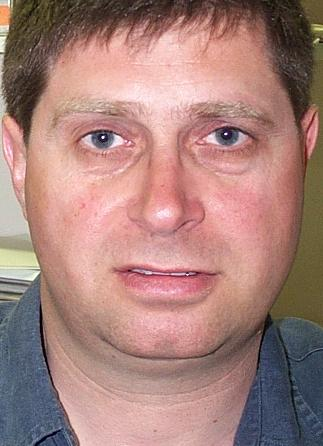
%> input picture Dataset/Training/1/image_0001.jpg, 323 x 446 px; its folder holds only this picture in this run
$ octave --eval "result = BayesianClassifier;"   (GNU Octave 9; MATLAB toolbox functions it lacks are replaced by stand-ins)
%> lines starting %> are read from the running program, lines starting %| are printed output that depends on the picture
### Task5/readImage.m
function [NumberOfImages] = readImage(Input_directory,filenamePar)

Images=[];
imagesSum=zeros(50,50);
NumberOfImages=zeros(28,1);
fileResult=[;];
numOfImages=0;
for i = 1:28
    tmp=Input_directory;
    tmp=strcat(tmp,'\');
    tmp=strcat(tmp,num2str(i));
    filenames = dir(fullfile(tmp, '*.jpg'));
    num_images = length(filenames);
    NumberOfImages(i,1)=num_images;
    for j = 1:num_images
        numOfImages=numOfImages+1;
    filename = fullfile(tmp, filenames(j).name);
    image = imread(filename);
    GImg = rgb2gray(image);
    [h,w] = size(GImg);
    n = h*w;
    newImage = reshape(GImg,1,n);
    meanResult=Mean(newImage,n);
    variance=Variance(newImage,n,meanResult);
    standardDev=StandardDev(variance);
    smoth=Smoothness(variance);
    skewness=Skewness(newImage,n,meanResult,standardDev);
    kurtosis=Kurtosis(newImage,n,meanResult,standardDev);
    uniformity=Uniformity(newImage,n);
    entropy=Entropy(newImage,n);
    %%%%%%%%%%%%%%%%%%%%%%%%%%%%%%%%%%%%%%%%%%  GLCM features
    MatrixGLCM=GLCM(image);
    contrastGLCM=ContrastGLCM(MatrixGLCM);
    energyGLCM=EnergyGLCM(MatrixGLCM);
    entopyGLCM=EntropyGLCM(MatrixGLCM);
    homogeneityGLCM=HomogeneityGLCM(MatrixGLCM);
    %%%%%%%%%%%%%%%%%%%%%%%%%%%%%%%%%%%%%%%%%%%%%% save results
    r=[i meanResult variance standardDev smoth skewness kurtosis uniformity entropy contrastGLCM energyGLCM entopyGLCM homogeneityGLCM];
    fileResult=[fileResult;r];
    %%%%%%%%%%%%%%%%%%%%%%%%%%%%%%%%
    GImg = imresize(image,[50 50]);
    GImg = rgb2gray(GImg);
    ImgTmp=double(GImg);
    newImage2 = reshape(GImg,2500,1);
    Images=[Images newImage2];
    imagesSum=imagesSum+ImgTmp;
    end
end

if(isequal(filenamePar,'training_images.xlsx'))
imagesSum=imagesSum/(275);
imagesSum=uint8(imagesSum);
% figure
% imshow(imagesSum);
meanAdjustedDataset=ImagesMean(Images);
meanAdjustedDataset=meanAdjustedDataset';
xlswrite('meanFace.xlsx',imagesSum);
[FinalData]=calcTrainingPCAs(meanAdjustedDataset);
else
    meanF = xlsread('meanFace.xlsx');
    meanF = reshape(meanF,2500,1);
    meanAdjustedDataset=[];
    Images=double(Images);
    meanF=double(meanF);
    for k=1:174
     q=Images(:,k)- meanF(:,1);
     meanAdjustedDataset=[meanAdjustedDataset q];
    end
eigenVectors = xlsread('training_eigenVectors.xlsx');
FinalData=eigenVectors'*meanAdjustedDataset;
FinalData=FinalData';
end
[h w]=size(FinalData);
finalResult=[];
for i=1 : numOfImages
    imageFeature1=fileResult(i,:);
    imageFeature2=FinalData(i,:);
   features=[imageFeature1 imageFeature2];
    finalResult=[finalResult; features];
end
    xlswrite(filenamePar,finalResult);
end

### Task5/Mean.m
function [result] = Mean(image,len)
sum=[0];
image=double(image);
for i =1:len
sum(1,1)=sum(1,1)+image(i);
end
result=sum(1,1)/len;
end

### Task5/Variance.m
function [result] = Variance(image,len,mean)
sum=[0];
image=double(image);
for i=1:len
x=image(i)-mean;
y=x*x;
sum(1,1)=sum(1,1)+y;
end
result=sum(1,1)/len;
end

### Task5/StandardDev.m
function [res] = StandardDev(var)
res=sqrt(var);
end

### Task5/Smoothness.m
function [result] = Smoothness(VarianceValue)
x=1+VarianceValue;
result=1-(1/x);
end

### Task5/Skewness.m
function [result] = Skewness(image,len,mean,StandardDevValue)
sum=[0];
image=double(image);
for i=1:len
x=image(i)-mean;
y=x.^3;
sum(1,1)=sum(1,1)+y;
end
z=len*(StandardDevValue.^3);
result=sum(1,1)/z;

end

### Task5/Kurtosis.m
function [result] = Kurtosis(image,len,mean,StandardDevValue)
sum=[0];
image=double(image);
for i =1:len
x=image(i)-mean;
y=x.^4;
sum(1,1)=sum(1,1)+y;
end
z=len*(StandardDevValue.^4);
result=(sum(1,1)/z)-3;

end

### Task5/Uniformity.m
function [result] = Uniformity(image,len)
sum=[0];
uniquePixelCount=1;
image=double(image);
uniquePixelsOccure=zeros(256);
finalPixels=zeros(256);
for i =1:len
pixel=image(i)+1;
if(uniquePixelsOccure(pixel)==0)
    finalPixels(uniquePixelCount)=pixel;
    uniquePixelCount=uniquePixelCount+1;
end
uniquePixelsOccure(pixel)=uniquePixelsOccure(pixel)+1;
end
uniquePixelCount=uniquePixelCount-1;
for i =1:uniquePixelCount
pixel=finalPixels(i);
pixelCount=uniquePixelsOccure(pixel);
ans=(pixelCount/len).^2;
sum(1,1)=sum(1,1)+ans;
end
result=sum(1,1);
end

### Task5/Entropy.m
function [result] = Entropy(image,len)
sum=[0];
uniquePixelCount=1;
image=double(image);
uniquePixelsOccure=zeros(256);
finalPixels=zeros(256);
for i =1:len
pixel=image(i)+1;
if(uniquePixelsOccure(pixel)==0)
    finalPixels(uniquePixelCount)=pixel;
    uniquePixelCount=uniquePixelCount+1;
end
uniquePixelsOccure(pixel)=uniquePixelsOccure(pixel)+1;
end
uniquePixelCount=uniquePixelCount-1;
for i =1:uniquePixelCount
pixel=finalPixels(i);
pixelCount=uniquePixelsOccure(pixel);
ans=(pixelCount/len);
ansLog=log2(ans);
sum(1,1)=sum(1,1)+(ans*ansLog);
end
result=sum(1,1)*-1;
end

### Task5/GLCM.m
function glcm= GLCM( Image )

   [H W L]=size(Image);
  if(L==3)
 Image=rgb2gray(Image);
  end;
 Image=mod(Image,8);
  Image=Image+1;
 glcm=zeros(8,8);
 SpatialRelation=[0;1];
  for h=1:H
      for w=1:W
          newH=SpatialRelation(1)+h;
          newW=SpatialRelation(2)+w;
         if newH<=H&&newW<=W
         glcmH=Image(h,w);
         glcmW=Image(newH,newW);
         glcm(glcmH,glcmW)=glcm(glcmH,glcmW)+1;
         end
      end
  end;
  glcm=glcm+glcm.';
  glcm=glcm./sum(sum(glcm));
end

### Task5/ContrastGLCM.m
function [result] = ContrastGLCM(matrix)
[h w]=size(matrix);
sum=[0];
for i =1:h
  for j=1:w
  x=i-j;
  y=x*x;
  z=y*matrix(i,j);
  sum(1,1)=sum(1,1)+z;
  end
end
result=sum(1,1);
end

### Task5/EnergyGLCM.m
function [result] = EnergyGLCM(matrix)
[h w]=size(matrix);
sum=[0];
for i =1:h
  for j=1:w
  z=matrix(i,j)*matrix(i,j);
  sum(1,1)=sum(1,1)+z;
  end
end
result=sum(1,1);


end

### Task5/EntropyGLCM.m
function [result] = EntropyGLCM(matrix)
[h w]=size(matrix);
sum=[0];
for i =1:h
  for j=1:w
      if(matrix(i,j)~=0)
  z=matrix(i,j)*log2(matrix(i,j));
  sum(1,1)=sum(1,1)+z;
      end
  end
end
result=sum(1,1)*-1;
end

### Task5/HomogeneityGLCM.m
function [result] = HomogeneityGLCM(matrix)
[h w]=size(matrix);
sum=[0];
for i =1:h
  for j=1:w
  x=1+abs(i-j);
  z=matrix(i,j)/x;
  sum(1,1)=sum(1,1)+z;
  end
end
result=sum(1,1);
end

### Task5/ImagesMean.m
function [out] = ImagesMean(Images)
mean=zeros(2500);
mx=zeros(2500);
Images=double(Images);
[h w]=size(Images);

for i = 1:h
    q=0.0;
    for j = 1:w
      q=q+Images(i,j);
    end
    mean(i)=(q/w);
end

for i = 1:h
    tmp=-1e9;
    for j = 1:w
        out(i,j)=Images(i,j)-mean(i);
        if(out(i,j)>tmp)
            tmp=out(i,j);
        end
    end
    mx(i)=tmp;
end

% [5 lines of commented-out code are left out]

end

### Task5/calcTrainingPCAs.m
function [ FinalData] = calcTrainingPCAs(meanAdjustedDataset)
CovarianceMatrix= (meanAdjustedDataset'*meanAdjustedDataset)/274;
[eigenVector ,eigenValue]=eig(CovarianceMatrix);
ediagonal = diag(eigenValue);
orderedVectors=SortEigen(eigenVector,eigenValue);
ediagonalSorted = sort(ediagonal,'descend');
finalEigenVectors=getPCs(ediagonalSorted ,orderedVectors);
xlswrite('training_eigenVectors.xlsx',finalEigenVectors);
FinalData=finalEigenVectors'*meanAdjustedDataset';
FinalData=FinalData';
end

### Task5/BayesianClassifier.m
function [accuracy] = BayesianClassifier(  )
%UNTITLED3 Summary of this function goes here
%   Detailed explanation goes here
%
PriorProbability=readImage('F:\4th year\First semester\Pattern recognition\Labs\Lab5\Task3\Final Images\Training','training_images.xlsx'); %directory for training images
%> in readImage, image is the input picture: size 446x323x3 uint8; mean R, G, B 166.9, 129.2, 123
%> in readImage, `GImg = rgb2gray(image);`:
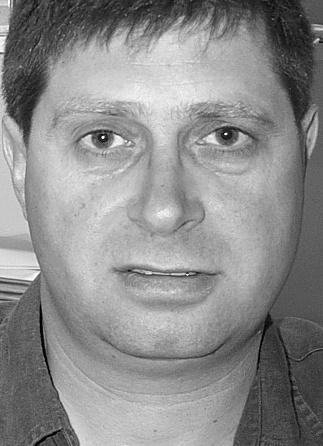
%> GImg: size 446x323 uint8; min 1, max 253, mean 139.7
%> in Mean, `result=sum(1,1)/len;`: result = 139.7
%> the loop in Variance, `for i=1:len` made 144058 passes
%> (x, y) on passes 1 to 3: (48.26, 2329.4), (62.26, 3876.8), (61.26, 3753.3)
%> in Variance, `result=sum(1,1)/len;`: result = 2490.7
%> in StandardDev, `res=sqrt(var);`: res = 49.91
%> in Smoothness, `x=1+VarianceValue;`: x = 2491.7
%> in Smoothness, `result=1-(1/x);`: result = 1
%> the loop in Skewness, `for i=1:len` made 144058 passes
%> (x, y) on passes 1 to 3: (48.26, 112427.6), (62.26, 241386.8), (61.26, 229942.1)
%> in Skewness, `z=len*(StandardDevValue.^3);`: z = 1.79e+10
%> in Skewness, `result=sum(1,1)/z;`: result = -0.384
%> the loop in Kurtosis, `for i =1:len` made 144058 passes
%> (x, y) on passes 1 to 3: (48.26, 5426220.3), (62.26, 15029734.3), (61.26, 14087200)
%> in Kurtosis, `z=len*(StandardDevValue.^4);`: z = 8.94e+11
%> in Kurtosis, `result=(sum(1,1)/z)-3;`: result = -0.897
%> the loop in Uniformity, `for i =1:len` made 144058 passes
%> pixel on passes 1 to 12: 189, 203, 202, 210, 223, 200, 169, 170, 176, 183, 180, 167
%> after the loop in Uniformity, `for i =1:len`:
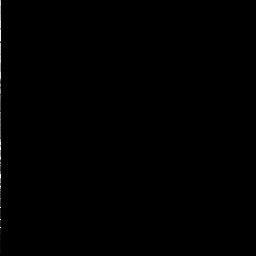
%> finalPixels: size 256x256 double; min 0, max 254, mean 0.5
%> after the loop in Uniformity, `for i =1:len`: uniquePixelCount = 254
%> in Uniformity, `uniquePixelCount=uniquePixelCount-1;`: uniquePixelCount = 253
%> the loop in Uniformity, `for i =1:uniquePixelCount` made 253 passes
%> (pixel, pixelCount, ans) on passes 1 to 3: (189, 1332, 8.55e-05), (203, 807, 3.14e-05), (202, 936, 4.22e-05)
%> in Uniformity, `result=sum(1,1);`: result = 0.00379
%> the loop in Entropy, `for i =1:len` made 144058 passes
%> in GLCM, `Image=mod(Image,8);`:
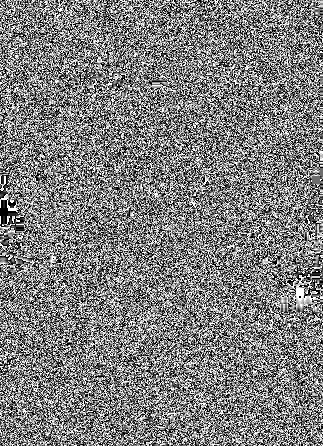
%> Image: size 446x323 uint8; min 0, max 7, mean 3.49; drawn with min black and max white
%> in readImage, `GImg = imresize(image,[50 50]);`:
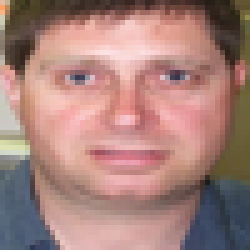
%> GImg: size 50x50x3 uint8 (shown 5 times larger); mean R, G, B 166.9, 129.1, 123
%> in readImage, `GImg = rgb2gray(GImg);`:
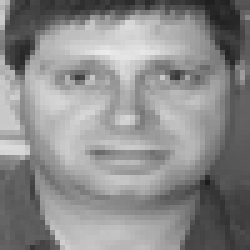
%> GImg: size 50x50 uint8 (shown 5 times larger); min 28, max 234, mean 139.7
%> in readImage, `imagesSum=imagesSum/(275);`:
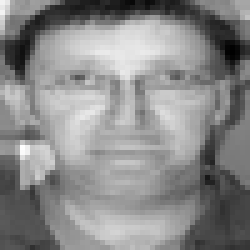
%> imagesSum: size 50x50 double (shown 5 times larger); min 0.215, max 1.6, mean 0.966; drawn with min black and max white
%> in calcTrainingPCAs, `CovarianceMatrix= (meanAdjustedDataset'*meanAdjustedDataset)/274;`:
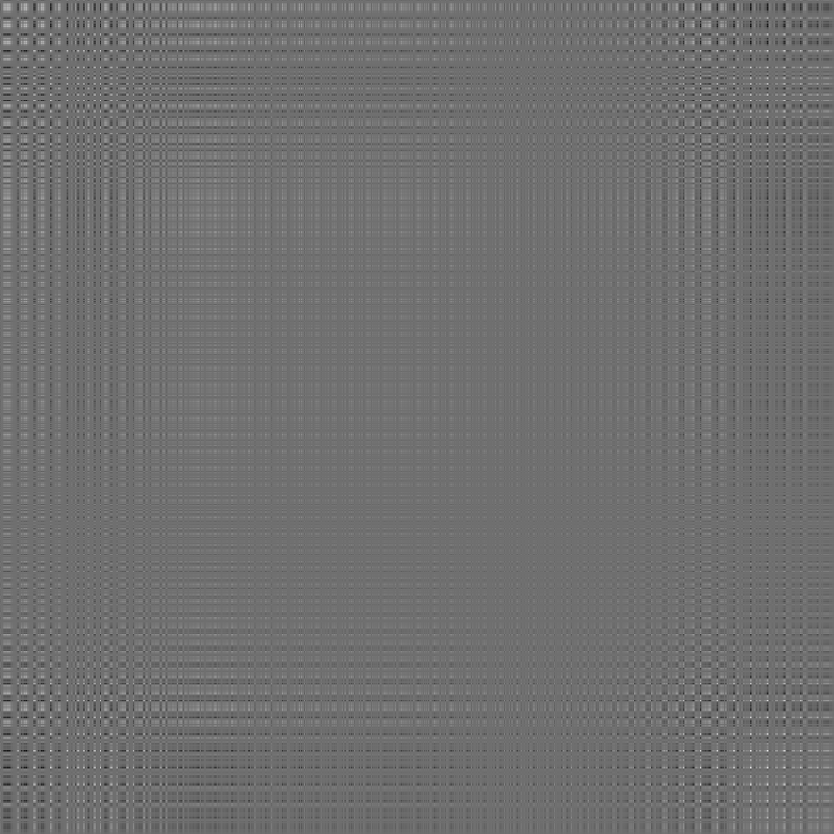
%> CovarianceMatrix: size 2500x2500 double (shown at 1/3 size); min -55.36, max 70.82, mean 0.3; drawn with min black and max white
[NumberOfClasses,~]=size(PriorProbability);
TrainingFeatures=readImagesFeatures('training_images.xlsx');
TrainingFeatures=FeaturesNormalization(TrainingFeatures,PriorProbability);
[h,w]=size(TrainingFeatures);
TrainingMean=zeros(NumberOfClasses,w);
TrainingVaraince=zeros(NumberOfClasses,w);
%training phase
for i=2:w
    total=1;
    for j=1:NumberOfClasses
        sm=sum(TrainingFeatures(total:PriorProbability(j,1)+total-1,i));
        TrainingMean(j,i)=sm/PriorProbability(j,1);
        sm1=0;
        for k=1:PriorProbability(j,1)
            sm1=sm1+(TrainingFeatures(total+k-1,i)-TrainingMean(j,i))^2;
        end
        TrainingVaraince(j,i)=sm1/(PriorProbability(j,1)-1);
         total=total+PriorProbability(j,1);
    end
end
%testing phase
PriorProbability1=readImage('F:\4th year\First semester\Pattern recognition\Labs\Lab5\Task3\Final Images\Testing','testing_images.xlsx'); %directory for testing images
TestingFeatures=readImagesFeatures('testing_images.xlsx');
TestingFeatures=FeaturesNormalization(TestingFeatures,PriorProbability1);
[h w]=size(TestingFeatures);
TotalNumberOfImages=sum(PriorProbability);
PriorProbability=PriorProbability/TotalNumberOfImages;
confusion=zeros(28,28);
for i=1:h
        Alllikelihood=ones(NumberOfClasses,1);
    for j=13:w
        for k=1:NumberOfClasses
            Alllikelihood(k,1)=Alllikelihood(k,1)*likelihood(TestingFeatures(i,j),TrainingMean(k,j),TrainingVaraince(k,j));
        end
    end
        for k=1:NumberOfClasses
         posterior(k,1)=Alllikelihood(k,1)*PriorProbability(k,1);
         if isnan(posterior(k,1))==1 % have 0 varaince
             posterior(k,1)=0;
         end
        end
        evidence=sum(posterior(:,1));
        posterior=posterior/evidence;
        [~,class]=max(posterior);
        confusion(TestingFeatures(i,1),class)= confusion(TestingFeatures(i,1),class)+1;
end
accuracy=100*(sum(diag(confusion))/sum(sum(confusion)));
end
%> (the run ends here)
